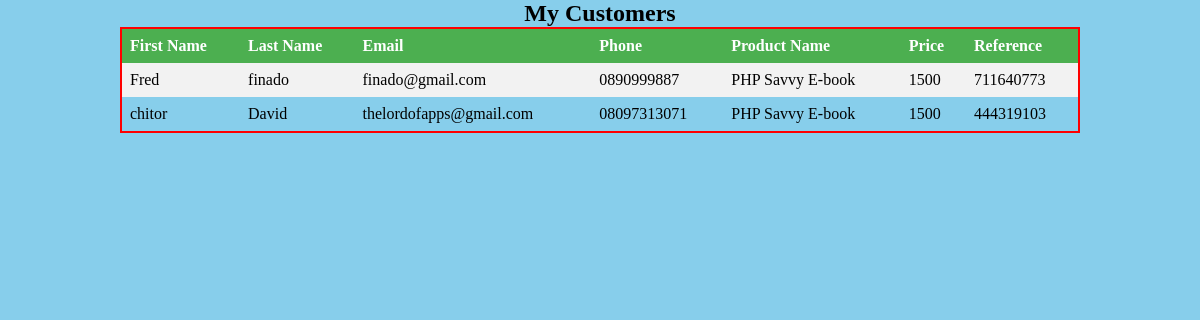
The page /customers.php on the database its author committed.
### tables this page shows
CREATE TABLE `stack` (
  `id` int(11) NOT NULL,
  `first_name` varchar(200) NOT NULL,
  `last_name` varchar(200) NOT NULL,
  `phone` varchar(100) NOT NULL,
  `email` varchar(200) NOT NULL,
  `product_name` varchar(200) NOT NULL,
  `price` int(11) NOT NULL,
  `reference` int(11) NOT NULL,
  `created_on` datetime NOT NULL DEFAULT CURRENT_TIMESTAMP
);

### customers.php (the view, shortened to what this page needs)
<?php
include_once("db.php");
$sql = "SELECT * FROM stack";
$stmt = $pdo->prepare($sql);
$stmt->execute();
$ebooks = $stmt->fetchAll();
?>
<!DOCTYPE html>
<html lang="en">
<head>
	<link rel="stylesheet" href="css/style.css">
</head>
<body>
<div class="container">
<h2>My Customers</h2>
<table>
    <tr>
        <th>First Name </th>
        <th>Last Name </th>
        <th>Email</th>
        <th>Phone </th>
        <th>Product Name </th>
         <th>Price</th>
        <th>Reference </th>
    </tr>
    <?php foreach($ebooks as $ebook): ?>
    <tr>
        <td><?= $ebook->first_name; ?> </td>
        <td><?= $ebook->last_name; ?> </td>
        <td><?= $ebook->email; ?> </td>
        <td><?= $ebook->phone; ?> </td>
        <td><?= $ebook->product_name; ?> </td>
        <td><?= $ebook->price; ?> </td>
        <td><?= $ebook->reference; ?> </td>
    </tr>
   <?php endforeach; ?>
</table>
</div>
</body>
</html>

### css/style.css (style rules this page uses)
* { margin:0; padding:0; }
body { background:skyblue; text-align:center; }
.container { width:80%; margin:auto; }
table { border-collapse:collapse; width:100%; border: 2px solid red; }
th, td { text-align: left; padding: 8px; }
tr:nth-child(even) { background: #f2f2f2; }
th { background: #4caf50; color:#fff; }

### rows shown on the page
stack: first_name "Fred", last_name "finado", email "finado@gmail.com", phone "0890999887", product_name "PHP Savvy E-book", price "1500", reference "711640773"
stack: first_name "chitor", last_name "David", email "thelordofapps@gmail.com", phone "08097313071", product_name "PHP Savvy E-book", price "1500", reference "444319103"
